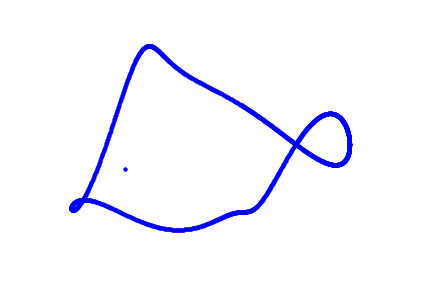

Source code (Python):

from matplotlib import animation
from numpy import append, cos, linspace, pi, sin, zeros
import matplotlib.pyplot as plt
from IPython.display import HTML

# PLEASE NOTE IN SPYDER YOU SHOULD DISABLE THE ACTIVE SUPPORT in PREFs
# elephant parameters
parameters = [50 - 10j, 20 + 3j, 20 - 10j, 10 - 60j, -40 - 10j]

def fourier(t, C):
    f = zeros(t.shape)
    for k in range(len(C)):
        f += C.real[k] * cos(k * t) + C.imag[k] * sin(k * t)
    return f


def fish(t, p):
    npar = 6

    Cx = zeros((npar,), dtype='complex')
    Cy = zeros((npar,), dtype='complex')

    Cx[1] = p[0].real * 1j
    Cy[1] = p[3].imag + p[0].imag * 1j

    Cx[2] = p[1].real * 1j
    Cy[2] = p[1].imag * 1j

    Cx[3] = p[2].real
    Cy[3] = p[2].imag * 1j

    Cx[5] = p[3].real

    x = append(fourier(t, Cy), [p[4].real])
    y = -append(fourier(t, Cx), [-p[4].imag])

    return x, y


def init_plot():
    # draw the body of the elephant & create trunk
    x, y = fish(linspace(2.9 * pi, 0.4 + 3.3 * pi, 1000), parameters)
    for ii in range(len(y) - 1):
        y[ii] -= sin(((x[ii] - x[0]) * pi / len(y))) * sin(float(0)) * parameters[4].real
    trunk.set_data(x, y)
    return trunk,


def move_trunk(i):
    x, y = fish(linspace(2.9 * pi, 0.4 + 3.3 * pi, 1000), parameters)
    # move trunk to new position (but don't move eye stored at end or array)
    for ii in range(len(y) - 1):
        y[ii] -= sin(((x[ii] - x[0]) * pi / len(y))) * sin(float(i)) * parameters[4].real
    trunk.set_data(x, y)
    return trunk,


fig, ax = plt.subplots()
# initial the elephant body
x, y = fish(t=linspace(0.4 + 1.3 * pi, 2.9 * pi, 1000), p=parameters)
plt.plot(x, y, 'b.')
plt.xlim([-75, 90])
plt.ylim([-70, 87])
plt.axis('off')
trunk, = ax.plot([], [], 'b.')  # initialize trunk

ani = animation.FuncAnimation(fig=fig,
                              func=move_trunk,
                              frames=1000,
                              init_func=init_plot,
                              interval=100,
                              blit=False,
                              repeat=True)

ani
HTML(ani.to_html5_video())


plt.savefig('DEDA_Class_2022_410707007_Draw a fish.png')
# Video will be externally saved
Writer = animation.writers['ffmpeg']
metadata = dict(title='Wentians pea shooter')
writer = Writer(fps=30, metadata=metadata, bitrate=1800)
ani.save(filename='DEDA_Class_2022_410707007_Draw a fish.mp4', writer=writer)
plt.show()
